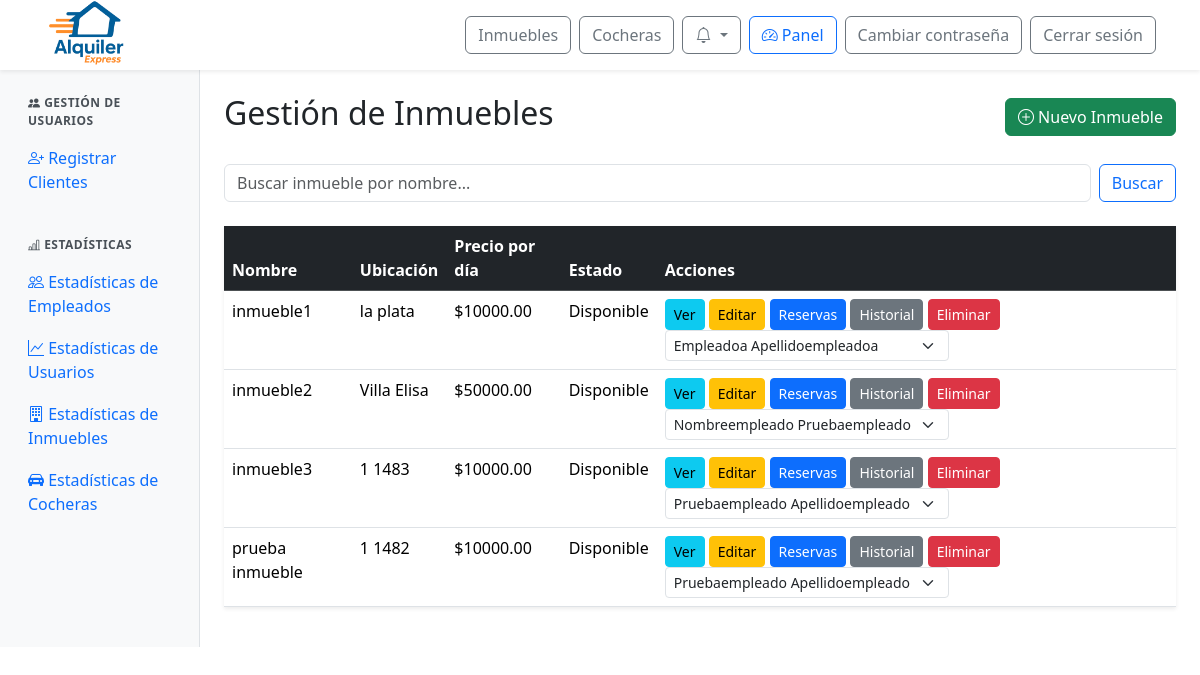
Screenshot of /panel/inmuebles/ (signed in) with the database file from the repository.
### web/models.py (models this page shows, shortened)
class Inmueble(models.Model):
    id_inmueble = models.AutoField(primary_key=True)
    nombre = models.CharField(max_length=100)
    ubicacion = models.TextField()
    provincia = models.ForeignKey(Provincia, on_delete=models.SET_NULL, null=True)
    ciudad = models.ForeignKey(Ciudad, on_delete=models.SET_NULL, null=True)
    descripcion = models.TextField()
    cantidad_banios = models.IntegerField()
    cantidad_ambientes = models.IntegerField()
    cantidad_camas = models.IntegerField()
    cantidad_huespedes = models.IntegerField()
    precio_por_dia = models.DecimalField(max_digits=10, decimal_places=2)
    politica_cancelacion = models.TextField()
    fecha_publicacion = models.DateField()
    cochera = models.ForeignKey(Cochera, null=True, blank=True, on_delete=models.SET_NULL)
    estado = models.ForeignKey(Estado, on_delete=models.SET_NULL, null=True)
    empleado = models.ForeignKey(Perfil, null=True, blank=True, on_delete=models.SET_NULL)

class Estado(models.Model):
    id_estado = models.AutoField(primary_key=True)
    nombre = models.CharField(max_length=100)

class Perfil(models.Model):
    id_perfil = models.AutoField(primary_key=True)
    usuario = models.OneToOneField(User, on_delete=models.CASCADE)
    dni = models.CharField(max_length=20)

### web/views.py (the view)
# urls.py: path('panel/inmuebles/', views.admin_inmuebles, name='admin_inmuebles'),
@login_required
@user_passes_test(is_admin_or_empleado)
def admin_inmuebles(request):
    query = request.GET.get('q', '').strip()
    inmuebles = Inmueble.objects.exclude(estado__nombre='Eliminado').order_by('nombre')
    if query:
        inmuebles = inmuebles.filter(
            Q(nombre__icontains=query) | Q(descripcion__icontains=query)
        )
    empleados = Perfil.objects.filter(usuario__groups__name="empleado")
    return render(request, 'admin/admin_inmuebles.html', {
        'inmuebles': inmuebles,
        'query': query,
        'empleados': empleados,
    })

### web/context_processors.py (called while the page is built)
def notifications(request):
    if request.user.is_authenticated:
        try:
            return {
                'notificaciones': request.user.perfil.notificacion_set.order_by('-fecha_creacion')[:10],
                'notificaciones_no_leidas': request.user.perfil.notificacion_set.filter(leido=False).count()
            }
        except Exception:
            return {}
    return {}

### web/templatetags/user_groups.py (called while the page is built)
@register.filter(name='has_group')
def has_group(user, group_name):
    if not user.is_authenticated:
        return False
    return user.groups.filter(name=group_name).exists()

### web/views.py (called while the page is built)
def is_admin_or_empleado(user):
    return user.is_authenticated and (user.is_staff or user.groups.filter(name="empleado").exists())

### web/templates/admin/admin_inmuebles.html (shortened to what this page needs)
{% extends 'admin/admin_base.html' %}
{% block admin_content %}
<div class="d-flex justify-content-between align-items-center mb-4">
    <h2>Gestión de Inmuebles</h2>
    <a href="{% url 'admin_inmuebles_alta' %}" class="btn btn-success">
        <i class="bi bi-plus-circle"></i> Nuevo Inmueble
    </a>
</div>
<form class="d-flex mb-4" role="search" method="GET" action="{% url 'admin_inmuebles' %}">
    <input class="form-control me-2" type="search" placeholder="Buscar inmueble por nombre..." aria-label="Search" name="q" value="{{ query }}">
    <button class="btn btn-outline-primary" type="submit">Buscar</button>
</form>
<div class="shadow-sm">
  <div class="card-body">
    <table class="table table-hover">
      <thead class="table-dark">
        <tr>
          <th>Nombre</th>
          <th>Ubicación</th>
          <th>Precio por día</th>
          <th>Estado</th>
          <th>Acciones</th>
        </tr>
      </thead>
      <tbody>
        {% for inmueble in inmuebles %}
        <tr>
          <td>{{ inmueble.nombre }}</td>
          <td>{{ inmueble.ubicacion }}</td>
          <td>${{ inmueble.precio_por_dia|floatformat:2 }}</td>
          <td>{{ inmueble.estado.nombre }}</td>
          <td>
            <a href="{% url 'detalle_inmueble' inmueble.id_inmueble %}" class="btn btn-sm btn-info">Ver</a>
            <a href="{% url 'admin_inmuebles_editar' inmueble.id_inmueble %}" class="btn btn-sm btn-warning">Editar</a>
            <a href="{% url 'admin_inmuebles_reservas' inmueble.id_inmueble %}" class="btn btn-sm btn-primary">Reservas</a>
            <a href="{% url 'admin_inmuebles_historial' inmueble.id_inmueble %}" class="btn btn-sm btn-secondary">Historial</a>
            <a href="#" class="btn btn-sm btn-danger eliminar-inmueble" data-id="{{ inmueble.id_inmueble }}">Eliminar</a>
            <form method="post" action="{% url 'cambiar_empleado_inmueble' inmueble.id_inmueble %}" style="display:inline;">
              <select name="empleado" class="form-select form-select-sm d-inline w-auto align-middle" onchange="this.form.submit()">
                {% for empleado in empleados %}
                  <option value="{{ empleado.id_perfil }}" {% if inmueble.empleado and inmueble.empleado.id_perfil == empleado.id_perfil %}selected{% endif %}>
                    {{ empleado.usuario.get_full_name|default:empleado.usuario.username }}
                  </option>
                {% endfor %}
              </select>
            </form>
          </td>
        </tr>
        {% empty %}
        <tr>
          <td colspan="5">No se encontraron inmuebles.</td>
        </tr>
        {% endfor %}
      </tbody>
    </table>
  </div>
</div>
{% endblock %}

### web/static/css/global.css (style rules this page uses)
:root { --color-azul-alquiler: #005A87; --color-naranja-alquiler: #F26A1B; --color-azul-hover: #004466; --color-naranja-hover: #d85b17; }

### web/static/css/admin.css (style rules this page uses)
:root { --color-azul-alquiler: #005A87; --color-naranja-alquiler: #F26A1B; --color-azul-hover: #004466; --color-naranja-hover: #d85b17; }

### rows the page displays
Inmueble: nombre "inmueble1", ubicacion "la plata", precio_por_dia "10000.00", estado.nombre "Disponible", empleado "Empleadoa Apellidoempleadoa"
Inmueble: nombre "inmueble2", ubicacion "Villa Elisa", precio_por_dia "50000.00", estado.nombre "Disponible", empleado "Nombreempleado Pruebaempleado"
Inmueble: nombre "inmueble3", ubicacion "1 1483", precio_por_dia "10000.00", estado.nombre "Disponible", empleado "Pruebaempleado Apellidoempleado"
Inmueble: nombre "prueba inmueble", ubicacion "1 1482", precio_por_dia "10000.00", estado.nombre "Disponible", empleado "Pruebaempleado Apellidoempleado"
